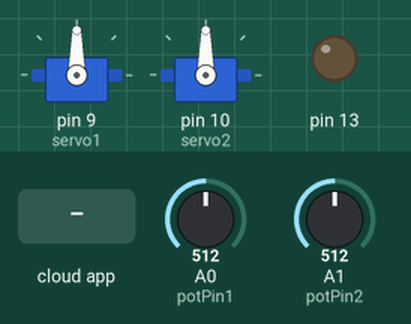
The sketch below on a simulated Arduino Uno, built with avr-gcc and run on an emulated ATmega328P. On the bench: 2 × servo, output pins drawn as LEDs (lit = HIGH). The test bench sets the inputs (shaded band); at power-on: A0 (potPin1) = 512, A1 (potPin2) = 512. The ROS host is connected and sends only what is stated.

Above: at 1.2 s.
1.3 s: the phone or cloud app sets servo1 to -100
At 2.5 s:
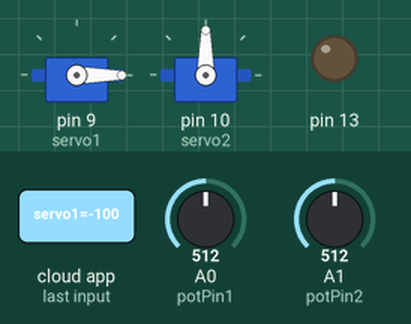
2.8 s: the phone or cloud app sets servo2 to -100
At 3.6 s:
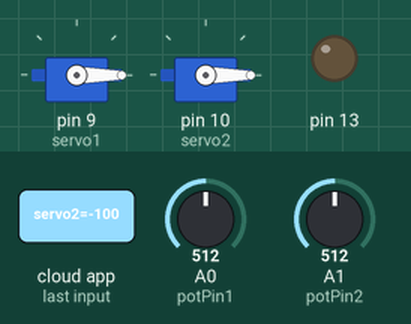
4.3 s: the phone or cloud app sets servo1 to 100
At 4.8 s:
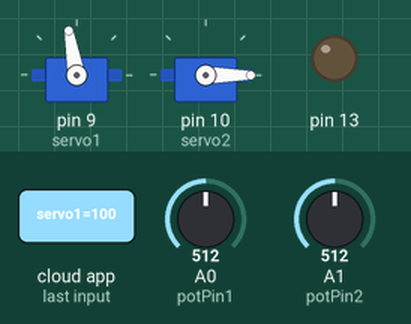
5.8 s: the phone or cloud app sets servo2 to 100
At 7.0 s:
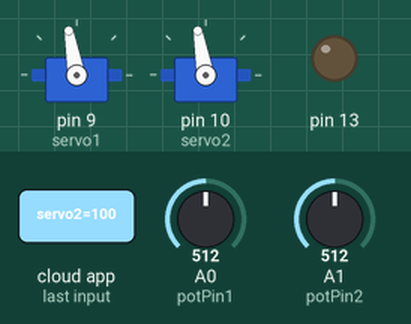
7.3 s: the phone or cloud app sets servo1 to 0
At 8.3 s:
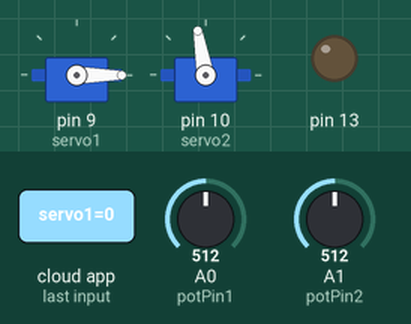
8.8 s: the phone or cloud app sets servo2 to 0
At 9.4 s:
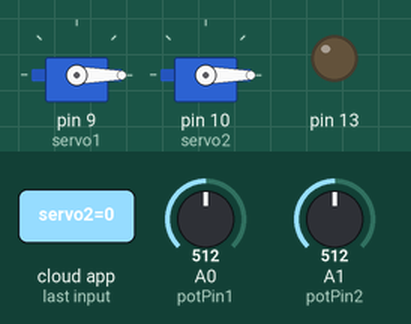
Timing chart, 0 to 11.3 s (numbered marks = the images above; inputs shaded):
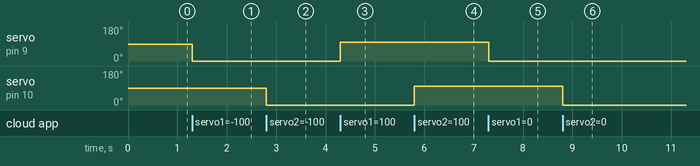

The sketch:

Project_Servo_ros.ino
```cpp
#include "Arduino.h"
#include <Servo.h>
#include <ros.h>
#include <std_msgs/Float64.h>
#include <std_msgs/UInt16.h>
#include <sensor_msgs/JointState.h>
#include <stdlib.h>

#define PI 3.1415926535897932384626433832795

#define potPin1 A0
#define potPin2 A1
// Define a threshold for change detection
const int threshold = 15; // Adjust this value according to your requirements

volatile int previousValue1 = 0;
volatile int previousValue2 = 0;
volatile int potValue1 = 0;
volatile int potValue2 = 0;

ros::NodeHandle  nh;
std_msgs::Float64 mydata0;
std_msgs::Float64 mydata1;
ros::Publisher chatter0("chatter0", &mydata0);
ros::Publisher chatter1("chatter1", &mydata1);

Servo servo1;
Servo servo2;

float angle[2] = {0, 0};

//void cmd_cb(const sensor_msgs::JointState& cmd_arm)
//{
//  angle[0] = (cmd_arm.position[0] / PI) * 150;
//  //  angle[0] = map(cmd_arm.position[0], 0, 3.1416, 0, 180);
//  angle[1] = cmd_arm.position[1] * 5500;
//  //  angle[1] = map(cmd_arm.position[1], 0, 0.02, 0, 110);
//  servo1.write(angle[0]); //set servo angle, should be from 0-180
//  servo2.write(angle[1]); //set servo angle, should be from 0-180
//}

//ros::Subscriber<sensor_msgs::JointState> sub("/joint_states", cmd_cb);

void cmd_servo1(const std_msgs::Float64& servo_cmd1)
{
//  angle[0] = (servo_cmd1.data / PI) * 150;
  servo1.write(servo_cmd1.data); //set servo angle, should be from 0-180
}

void cmd_servo2(const std_msgs::Float64& servo_cmd2)
{
//  angle[1] = servo_cmd2.data * 5500;
  servo2.write(servo_cmd2.data); //set servo angle, should be from 0-180
}

ros::Subscriber<std_msgs::Float64> sub0("servo1", &cmd_servo1);
ros::Subscriber<std_msgs::Float64> sub1("servo2", &cmd_servo2);

void setup() {
  pinMode(13, OUTPUT);

  Serial.begin(57600);
  nh.getHardware()->setBaud(57600);
  nh.initNode();
  nh.subscribe(sub0);
  nh.subscribe(sub1);
  nh.advertise(chatter0);
  nh.advertise(chatter1);
  servo1.attach(9); //attach it to pin 9
  servo2.attach(10); //attach it to pin 10

  // Set the interrupt pins as input
  pinMode(potPin1, INPUT);
  pinMode(potPin2, INPUT);
}

void loop() {
  mydata0.data = map(analogRead(potPin1), 0, 1024, 0, 150);
  //  chatter0.publish( &mydata0 );
  mydata1.data = map(analogRead(potPin2), 0, 1024, 0, 110);
  //  chatter1.publish( &mydata1 );
  // Read the value of the potentiometer
  //  potValue1 = analogRead(potPin1);
  //  potValue2 = analogRead(potPin2);
  //  potValue1 = map(analogRead(potPin1), 0, 1024, 0, 180);
  //  potValue2 = map(analogRead(potPin2), 0, 1024, 0, 110);

  // Check if the value has changed beyond the threshold
  if (abs(mydata0.data - previousValue1) > threshold) {
    // Print the value to Serial Monitor
    //    Serial.print("Potentiometer 1 Value: ");
    //    Serial.println(potValue1);
    //    mydata0.data = potValue1;
    chatter0.publish( &mydata0 );

    // Update the previous value
    previousValue1 = mydata0.data;
  }

  if (abs(mydata1.data - previousValue2) > threshold) {
    //    // Print the value to Serial Monitor
    //    Serial.print("Potentiometer 2 Value: ");
    //    Serial.println(potValue2);
    //    mydata1.data = potValue2;
    chatter1.publish( &mydata1 );

    // Update the previous value
    previousValue2 = mydata1.data;
  }
  nh.spinOnce();
  delay(1);
}
```

Measured:
- after the input at 1.3 s, servo on pin 9 (servo1): 90° → 0° at once
- after the input at 2.8 s, servo on pin 10 (servo2): 90° → 0° at once
- after the input at 4.3 s, servo on pin 9 (servo1): 0° → 100° at once
- after the input at 5.8 s, servo on pin 10 (servo2): 0° → 100° at once
- after the input at 7.3 s, servo on pin 9 (servo1): 100° → 0° at once
- after the input at 8.8 s, servo on pin 10 (servo2): 100° → 0° at once
